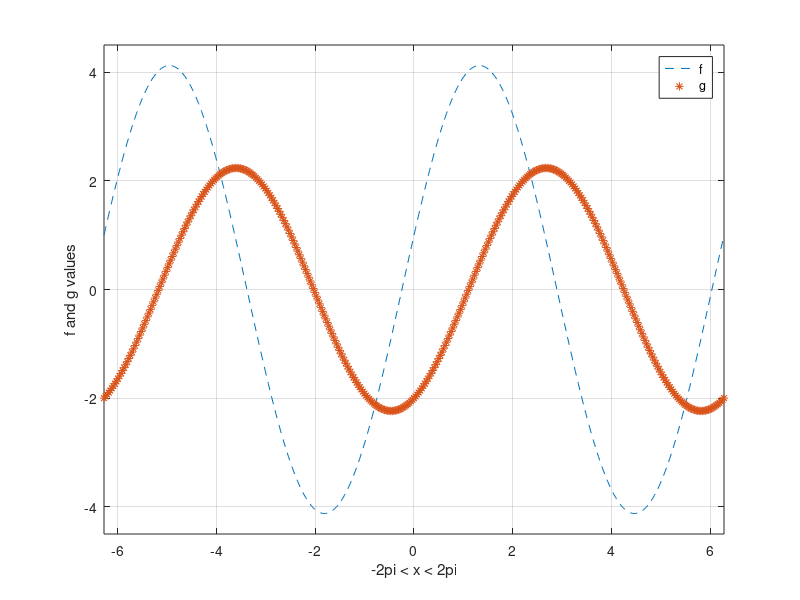

The MATLAB script that drew this image: (Note: this script raises an error after producing the figure.)
x = -2*pi:pi/100:2*pi;
f = 4*sin(x) + cos(x);
g = sin(x) - 2*cos(x);
figure(1)
plot(x, f, '--', x, g, '*');
legend('f', 'g');
xlim([-2*pi 2*pi]);
ylim([-4.5 4.5]);
xlabel('-2pi < x < 2pi');
ylabel('f and g values');
grid
hold on

h = hFunc(x);
figure(2)
plot(x, h, '+');
xlim([-4 4]);
ylim([-6 6]);
xlabel('-4 < x < 4');
legend('h');
ylabel('function value');
grid

function y = hFunc(input)
    y = [];
    for any = input
        if (any < -0.5*pi)
            y = [y, any + 0.5*pi];
        elseif ((-0.5*pi <= any) && (any <= 0.5 *pi))
            y = [y, cos(any)];
        else
            y = [y, -any + 0.5*pi];
        end
    end
end

